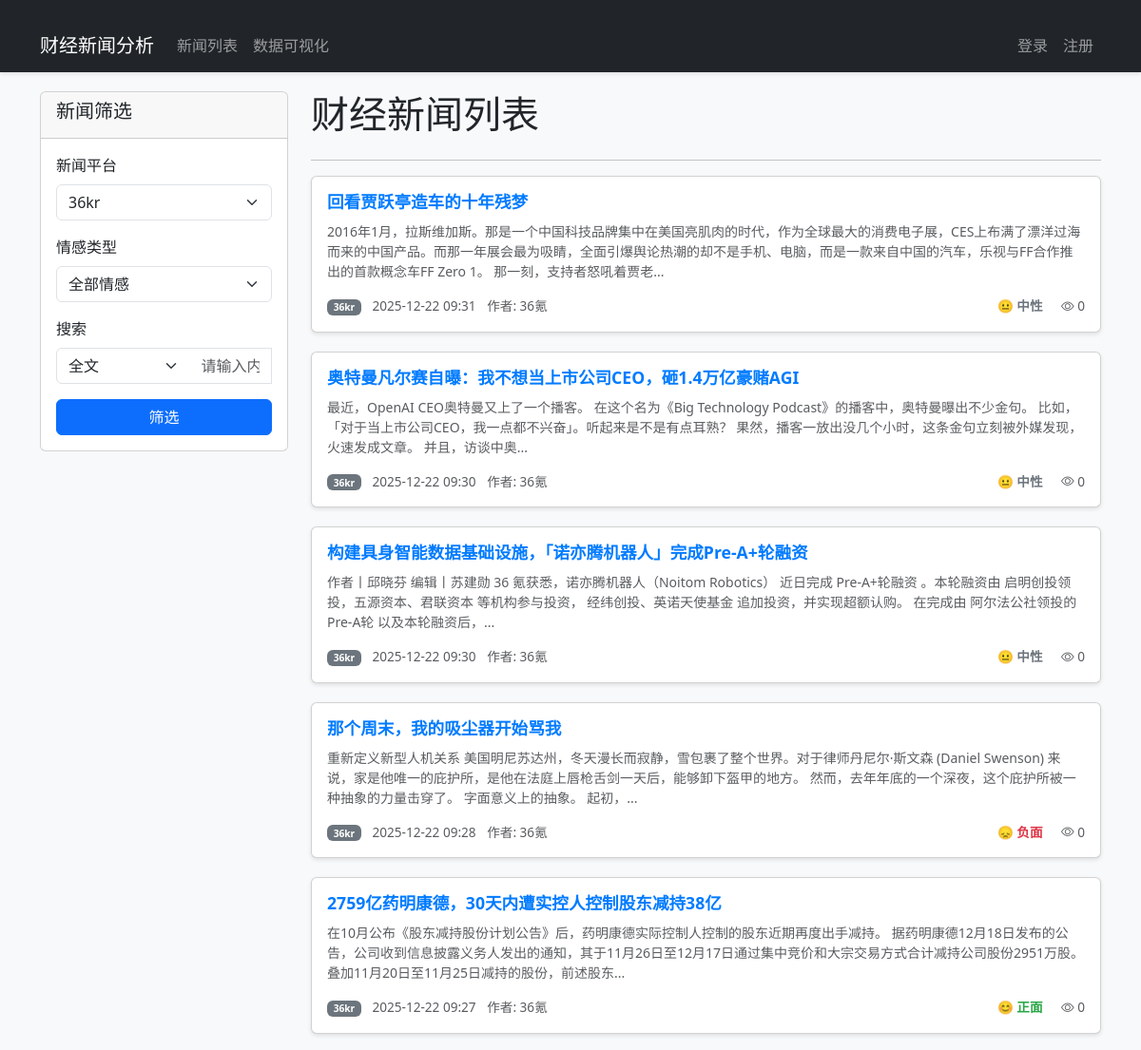
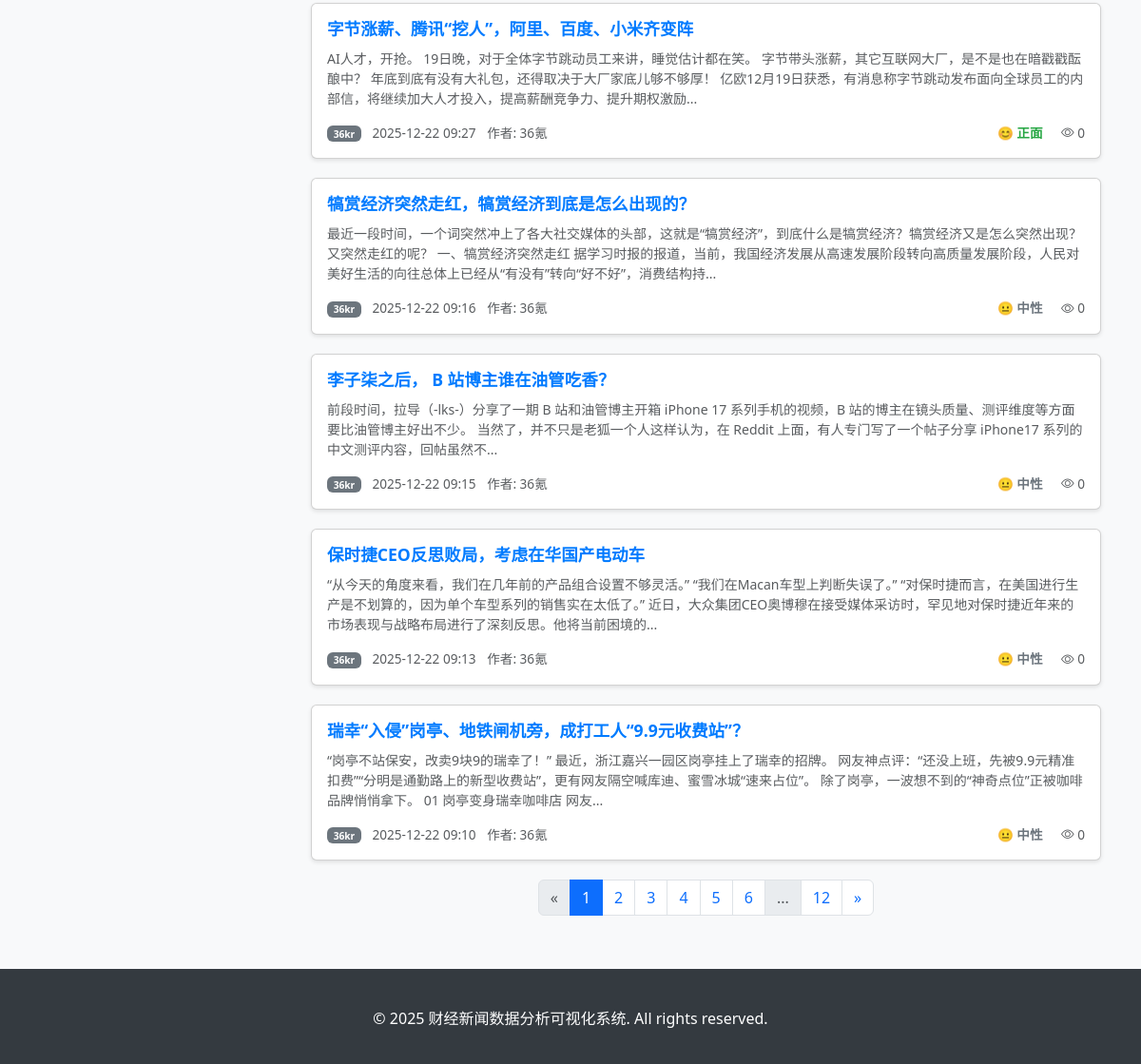
Page /news/ on the committed database (2 pictures, top to bottom).
### news_analysis/models.py (models this page shows, shortened)
class News(models.Model):
    title = models.CharField(max_length=255, verbose_name='新闻标题')
    content = models.TextField(verbose_name='新闻内容')
    publish_time = models.DateTimeField(verbose_name='发布时间')
    url = models.URLField(max_length=500, verbose_name='新闻链接', unique=True)
    platform = models.CharField(max_length=20, choices=PlatformChoice.choices, verbose_name='来源平台')
    source_id = models.CharField(max_length=100, verbose_name='平台内部ID', unique=True)
    author = models.CharField(max_length=100, blank=True, null=True, verbose_name='作者')
    read_count = models.IntegerField(default=0, verbose_name='阅读量')
    created_at = models.DateTimeField(auto_now_add=True, verbose_name='创建时间')
    updated_at = models.DateTimeField(auto_now=True, verbose_name='更新时间')
    is_valid = models.BooleanField(default=True, verbose_name='是否有效')
    class Meta:
        verbose_name = '新闻'
        verbose_name_plural = '新闻列表'
        ordering = ['-publish_time']

### news_analysis/views/news_views.py (the view, shortened to what this page needs)
# urls.py: path('news/', news_views.news_list, name='news_list'),
def news_list(request):
    platform = request.GET.get('platform', '')
    sentiment = request.GET.get('sentiment', '')
    search_query = request.GET.get('q', '')
    search_mode = request.GET.get('search_mode', 'keyword')  # 'keyword'或'title'
    query = Q(is_valid=True)
    if platform:
        query &= Q(platform=platform)
    if sentiment:
        query &= Q(sentiment__sentiment_type=sentiment)
    news_list = News.objects.filter(query).distinct().order_by('-publish_time')
    paginator = Paginator(news_list, 10)
    page = request.GET.get('page', 1)
    try:
        news = paginator.page(page)
    except PageNotAnInteger:
        news = paginator.page(1)
    except EmptyPage:
        news = paginator.page(paginator.num_pages)
    platforms = list(set(News.objects.filter(is_valid=True).values_list('platform', flat=True)))
    return render(request, 'news/news_list.html', {
        'news': news,
        'platforms': platforms,
        'selected_platform': platform,
        'selected_sentiment': sentiment,
        'search_query': search_query,
        'search_mode': search_mode
    })

### templates/news/news_list.html (shortened to what this page needs)
{% extends 'base/base.html' %}
{% block content %}
    <div class="row">
        <div class="col-md-3">
            <div class="card">
                <div class="card-header">
                    <h5>新闻筛选</h5>
                </div>
                <div class="card-body">
                    <form method="get" action="{% url 'news_list' %}">
                        <div class="mb-3">
                            <label class="form-label">新闻平台</label>
                            <select class="form-select" name="platform">
                                {% for p in platforms %}
                                    <option value="{{ p }}" {% if selected_platform == p %}selected{% endif %}>{{ p }}</option>
                                {% endfor %}
                            </select>
                        </div>
                        <div class="mb-3">
                            <label class="form-label">情感类型</label>
                            <select class="form-select" name="sentiment">
                                <option value="">全部情感</option>
                            </select>
                        </div>
                        <div class="mb-3">
                            <label class="form-label">搜索</label>
                            <div class="input-group">
                                <select name="search_mode" class="form-select" style="width: 80px; border-radius: 0.375rem 0 0 0.375rem;">
                                    <option value="keyword" {% if search_mode == 'keyword' or not search_mode %}selected{% endif %}>全文</option>
                                </select>
                                <input type="text" class="form-control" name="q" placeholder="请输入内容" value="{{ search_query }}" style="border-left: none; border-radius: 0;">
                            </div>
                        </div>
                        <button type="submit" class="btn btn-primary w-100">筛选</button>
                    </form>
                </div>
            </div>
        </div>
        <div class="col-md-9">
            <div class="d-flex justify-content-between align-items-center mb-3">
                <h1>财经新闻列表</h1>
            </div>
            <hr>
            {% if news.object_list %}
                {% for item in news.object_list %}
                    <div class="card news-card">
                        <div class="card-body">
                            <h5 class="news-title"><a href="/news/{{ item.id }}/" class="news-link">{{ item.title }}</a></h5>
                            <p class="card-text text-muted small">{{ item.content|truncatechars:150 }}</p>
                            <div class="d-flex justify-content-between align-items-center news-meta">
                                <div class="text-muted">
                                    <span class="badge bg-secondary">{{ item.platform }}</span>
                                <span class="ms-2">{{ item.publish_time|date:"Y-m-d H:i" }}</span>
                                <span class="ms-2">作者: {{ item.author }}</span>
                                </div>
                                <div>
                                    {% if item.sentiment %}
                                        {% if item.sentiment.sentiment_type == '正面' %}
                                            <span class="sentiment-positive">😊 正面</span>
                                        {% elif item.sentiment.sentiment_type == '负面' %}
                                            <span class="sentiment-negative">😞 负面</span>
                                        {% else %}
                                            <span class="sentiment-neutral">😐 中性</span>
                                        {% endif %}
                                    {% else %}
                                        <span class="text-muted">未分析</span>
                                    {% endif %}
                                    <span class="ms-3 text-muted"><i class="bi bi-eye"></i> {{ item.read_count }}</span>
                                </div>
                            </div>
                        </div>
                    </div>
                {% endfor %}
            {% else %}
                <div class="alert alert-info" role="alert">
                    暂无符合条件的新闻
                </div>
            {% endif %}
            <nav aria-label="Page navigation">
                <ul class="pagination justify-content-center">
                    {% if news.has_previous %}
                        <li class="page-item">
                            <a class="page-link" href="?page={{ news.previous_page_number }}{% if selected_platform %}&platform={{ selected_platform }}{% endif %}{% if selected_sentiment %}&sentiment={{ selected_sentiment }}{% endif %}{% if search_query %}&q={{ search_query }}{% endif %}{% if search_mode %}&search_mode={{ search_mode }}{% endif %}" aria-label="Previous">
                                <span aria-hidden="true">&laquo;</span>
                            </a>
                        </li>
                    {% else %}
                        <li class="page-item disabled">
                            <a class="page-link" href="#" aria-label="Previous">
                                <span aria-hidden="true">&laquo;</span>
                            </a>
                        </li>
                    {% endif %}
                    {% with current_page=news.number total_pages=news.paginator.num_pages %}
                        {% if current_page != 1 %}
                            <li class="page-item"><a class="page-link" href="?page=1{% if selected_platform %}&platform={{ selected_platform }}{% endif %}{% if selected_sentiment %}&sentiment={{ selected_sentiment }}{% endif %}{% if search_query %}&q={{ search_query }}{% endif %}{% if search_mode %}&search_mode={{ search_mode }}{% endif %}">1</a></li>
                        {% else %}
                            <li class="page-item active"><a class="page-link" href="#">1</a></li>
                        {% endif %}
                        {% for i in news.paginator.page_range %}
                            {% if i > 1 and i < total_pages and i >= current_page|add:-5 and i <= current_page|add:5 %}
                                {% if current_page == i %}
                                    <li class="page-item active"><a class="page-link" href="#">{{ i }}</a></li>
                                {% else %}
                                    <li class="page-item"><a class="page-link" href="?page={{ i }}{% if search_mode %}&search_mode={{ search_mode }}{% endif %}">{{ i }}</a></li>
                                {% endif %}
                            {% endif %}
                        {% endfor %}
                        {% if current_page < total_pages|add:-6 %}
                            <li class="page-item disabled"><span class="page-link">...</span></li>
                        {% endif %}
                        {% if total_pages > 1 %}
                            {% if current_page != total_pages %}
                                <li class="page-item"><a class="page-link" href="?page={{ total_pages }}{% if search_mode %}&search_mode={{ search_mode }}{% endif %}">{{ total_pages }}</a></li>
                            {% else %}
                                <li class="page-item active"><a class="page-link" href="#">{{ total_pages }}</a></li>
                            {% endif %}
                        {% endif %}
                    {% endwith %}
                    {% if news.has_next %}
                        <li class="page-item">
                            <a class="page-link" href="?page={{ news.next_page_number }}{% if search_mode %}&search_mode={{ search_mode }}{% endif %}" aria-label="Next">
                                <span aria-hidden="true">&raquo;</span>
                            </a>
                        </li>
                    {% else %}
                        <li class="page-item disabled">
                            <a class="page-link" href="#" aria-label="Next">
                                <span aria-hidden="true">&raquo;</span>
                            </a>
                        </li>
                    {% endif %}
                </ul>
            </nav>
        </div>
    </div>
{% endblock %}

### templates/base/base.html (style rules this page uses)
body { background-color: #f8f9fa; }
.news-card { margin-bottom: 20px; box-shadow: 0 2px 4px rgba(0,0,0,0.1); transition: transform 0.2s; }
.news-title { font-size: 1.1rem; font-weight: 600; margin-bottom: 10px; }
.news-title a, .news-link { color: #007bff !important; text-decoration: none !important; display: block; cursor: pointer !important; }
.news-meta { color: #6c757d; font-size: 0.85rem; }
.sentiment-positive { color: #28a745; font-weight: 600; }
.sentiment-negative { color: #dc3545; font-weight: 600; }
.sentiment-neutral { color: #6c757d; font-weight: 600; }

### rows in the picture
News: title "回看贾跃亭造车的十年残梦", content "2016年1月，拉斯维加斯。那是一个中国科技品牌集中在美国亮肌肉的时代，作为全球最大的消费电子展，CES上布满了漂洋过海而来的中国产品。而那一年展会最为吸睛，全面引爆舆论热潮的却不是手机、电脑，而是一款来自中国的汽车，乐视与FF合作推出的首款概念车FF Zero 1。 那一刻，支持者怒吼着贾老...", platform "36kr", publish_time "2025-12-22 09:31", author "36氪", shows "😐 中性", read_count "0"
News: title "奥特曼凡尔赛自曝：我不想当上市公司CEO，砸1.4万亿豪赌AGI", content "最近，OpenAI CEO奥特曼又上了一个播客。 在这个名为《Big Technology Podcast》的播客中，奥特曼曝出不少金句。 比如，「对于当上市公司CEO，我一点都不兴奋」。听起来是不是有点耳熟？ 果然，播客一放出没几个小时，这条金句立刻被外媒发现，火速发成文章。 并且，访谈中奥...", platform "36kr", publish_time "2025-12-22 09:30", author "36氪", shows "😐 中性", read_count "0"
News: title "构建具身智能数据基础设施，「诺亦腾机器人」完成Pre-A+轮融资", content "作者丨邱晓芬 编辑丨苏建勋 36 氪获悉，诺亦腾机器人（Noitom Robotics） 近日完成 Pre-A+轮融资 。本轮融资由 启明创投领投，五源资本、君联资本 等机构参与投资， 经纬创投、英诺天使基金 追加投资，并实现超额认购。 在完成由 阿尔法公社领投的Pre-A轮 以及本轮融资后，...", platform "36kr", publish_time "2025-12-22 09:30", author "36氪", shows "😐 中性", read_count "0"
News: title "那个周末，我的吸尘器开始骂我", content "重新定义新型人机关系 美国明尼苏达州，冬天漫长而寂静，雪包裹了整个世界。对于律师丹尼尔·斯文森 (Daniel Swenson) 来说，家是他唯一的庇护所，是他在法庭上唇枪舌剑一天后，能够卸下盔甲的地方。 然而，去年年底的一个深夜，这个庇护所被一种抽象的力量击穿了。 字面意义上的抽象。 起初，...", platform "36kr", publish_time "2025-12-22 09:28", author "36氪", shows "😞 负面", read_count "0"
News: title "2759亿药明康德，30天内遭实控人控制股东减持38亿", content "在10月公布《股东减持股份计划公告》后，药明康德实际控制人控制的股东近期再度出手减持。 据药明康德12月18日发布的公告，公司收到信息披露义务人发出的通知，其于11月26日至12月17日通过集中竞价和大宗交易方式合计减持公司股份2951万股。 叠加11月20日至11月25日减持的股份，前述股东...", platform "36kr", publish_time "2025-12-22 09:27", author "36氪", shows "😊 正面", read_count "0"
News: title "字节涨薪、腾讯“挖人”，阿里、百度、小米齐变阵", content "AI人才，开抢。 19日晚，对于全体字节跳动员工来讲，睡觉估计都在笑。 字节带头涨薪，其它互联网大厂，是不是也在暗戳戳酝酿中？ 年底到底有没有大礼包，还得取决于大厂家底儿够不够厚！ 亿欧12月19日获悉，有消息称字节跳动发布面向全球员工的内部信，将继续加大人才投入，提高薪酬竞争力、提升期权激励...", platform "36kr", publish_time "2025-12-22 09:27", author "36氪", shows "😊 正面", read_count "0"
News: title "犒赏经济突然走红，犒赏经济到底是怎么出现的？", content "最近一段时间，一个词突然冲上了各大社交媒体的头部，这就是“犒赏经济”，到底什么是犒赏经济？犒赏经济又是怎么突然出现？又突然走红的呢？ 一、犒赏经济突然走红 据学习时报的报道，当前，我国经济发展从高速发展阶段转向高质量发展阶段，人民对美好生活的向往总体上已经从“有没有”转向“好不好”，消费结构持...", platform "36kr", publish_time "2025-12-22 09:16", author "36氪", shows "😐 中性", read_count "0"
News: title "李子柒之后， B 站博主谁在油管吃香？", content "前段时间，拉导（-lks-）分享了一期 B 站和油管博主开箱 iPhone 17 系列手机的视频，B 站的博主在镜头质量、测评维度等方面要比油管博主好出不少。 当然了，并不只是老狐一个人这样认为，在 Reddit 上面，有人专门写了一个帖子分享 iPhone17 系列的中文测评内容，回帖虽然不...", platform "36kr", publish_time "2025-12-22 09:15", author "36氪", shows "😐 中性", read_count "0"
News: title "保时捷CEO反思败局，考虑在华国产电动车", content "“从今天的角度来看，我们在几年前的产品组合设置不够灵活。” “我们在Macan车型上判断失误了。” “对保时捷而言，在美国进行生产是不划算的，因为单个车型系列的销售实在太低了。” 近日，大众集团CEO奥博穆在接受媒体采访时，罕见地对保时捷近年来的市场表现与战略布局进行了深刻反思。他将当前困境的...", platform "36kr", publish_time "2025-12-22 09:13", author "36氪", shows "😐 中性", read_count "0"
News: title "瑞幸“入侵”岗亭、地铁闸机旁，成打工人“9.9元收费站”？", content "“岗亭不站保安，改卖9块9的瑞幸了！” 最近，浙江嘉兴一园区岗亭挂上了瑞幸的招牌。 网友神点评：“还没上班，先被9.9元精准扣费”“分明是通勤路上的新型收费站”，更有网友隔空喊库迪、蜜雪冰城“速来占位”。 除了岗亭，一波想不到的“神奇点位”正被咖啡品牌悄悄拿下。 01 岗亭变身瑞幸咖啡店 网友...", platform "36kr", publish_time "2025-12-22 09:10", author "36氪", shows "😐 中性", read_count "0"

### other values in the picture
{{ i }} "2" "3" "4" "5" "6"
{{ total_pages }} "12"
form field platform "36kr"
